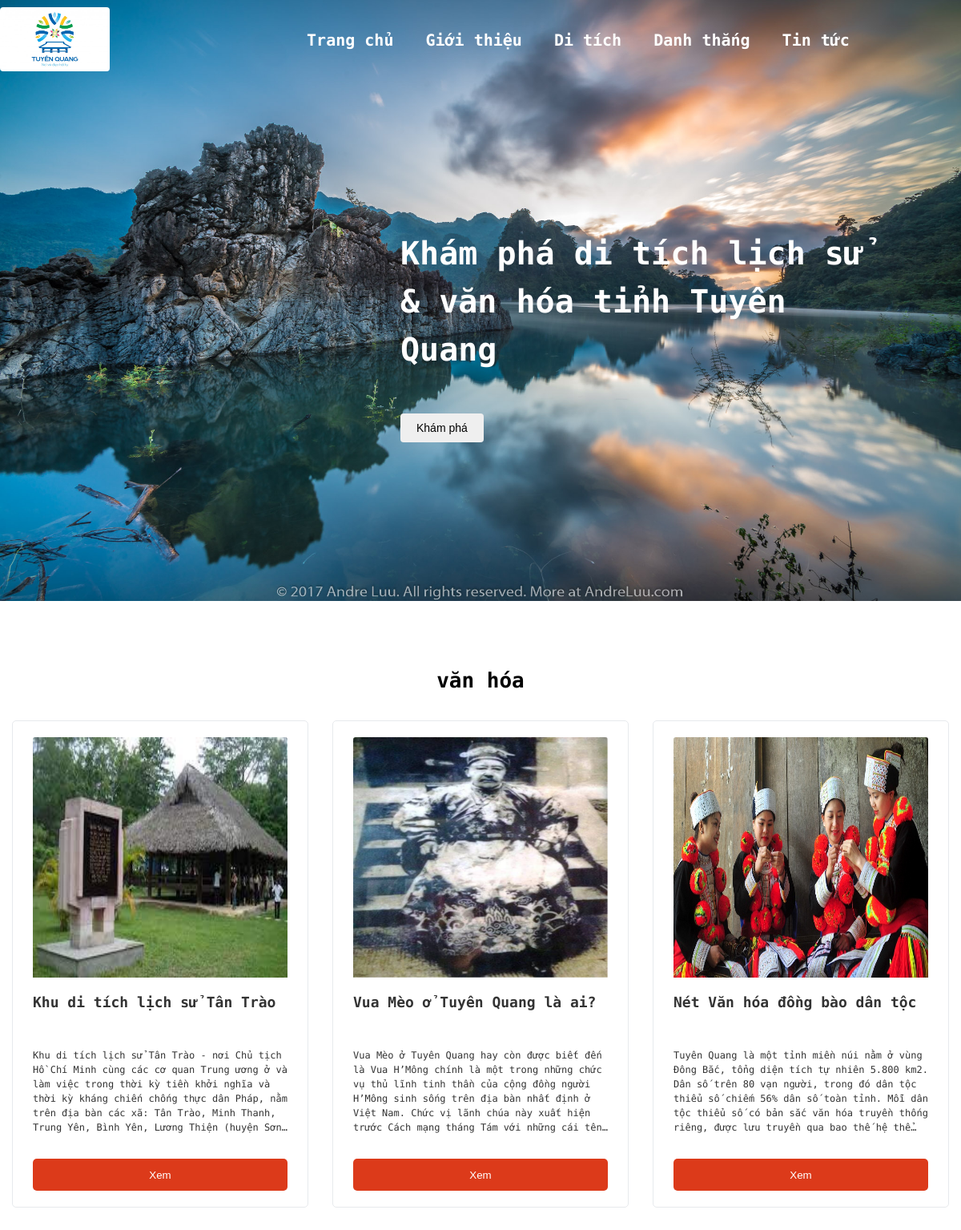
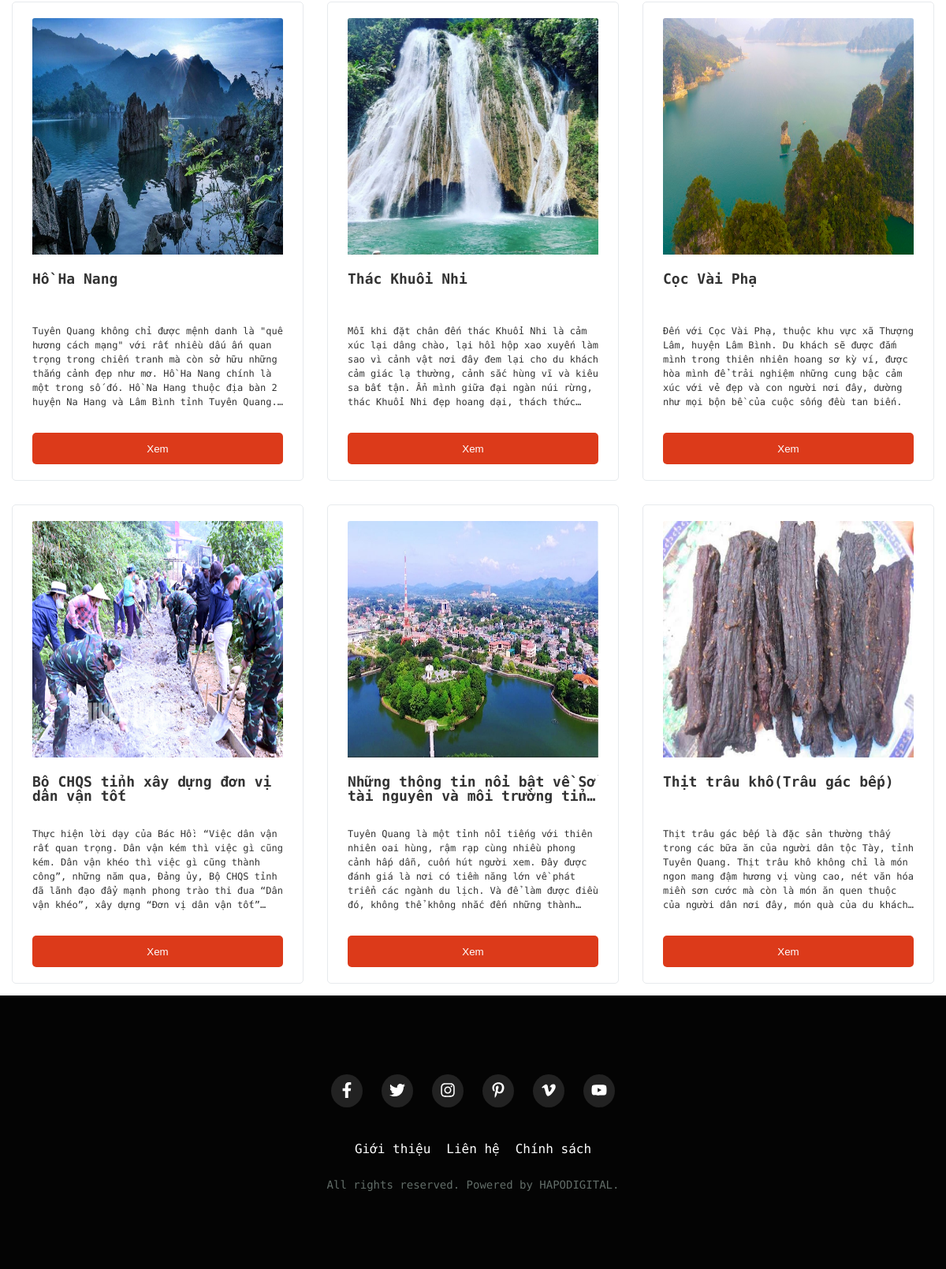
The page / on the database its author committed (2 pictures, top to bottom).
### tables this page shows
CREATE TABLE `category` (
  `id` int(11) NOT NULL,
  `name` varchar(320) NOT NULL
);

CREATE TABLE `products` (
  `id` int(11) NOT NULL,
  `category_id` int(11) NOT NULL,
  `title` varchar(250) NOT NULL,
  `image` varchar(1000) NOT NULL,
  `description` longtext NOT NULL
);

### index.php (the view, shortened to what this page needs)
<?php
require_once("database/connect.php");
require_once('layouts/header.php');
?>
<div class="container">
	<div class="banner">
		<img src="./assets/image/banner1.jpg" alt="" class="banner-img">
		<div class="banner-form-sub">
			<h1 class="banner-title">Khám phá di tích lịch sử & văn hóa tỉnh Tuyên Quang</h1>
			<button class="banner-btn">Khám phá</button>
		</div>
	</div>
	<div class="content">
		<div class="products-row">
			<div class="products">
				<h3 class="category-title">văn hóa</h3>
				<ul class="products-list">
					<?php
					$sql = "SELECT * FROM products";
					$query = mysqli_query($connect, $sql);
					while ($row = mysqli_fetch_assoc($query)) { ?>
						<li class="products-item">
							<div class="products-form">
								<img src="admin/img/<?php echo $row["image"]; ?>" alt="" class="products-img">
								<h4 class="products-title"><?php echo $row["title"]; ?></h4>
								<span class="products-des"><?php echo $row["description"]; ?></span>
								<a href="detail.php?id=<?php echo $row['id']; ?>" style="text-decoration: none;"><button class="products-btn">Xem</button></a>
							</div>
						</li>
					<?php } ?>
				</ul>
			</div>
		</div>
	</div>
</div>
<?php
require_once('layouts/footer.php');
?>

### layouts/header.php (shortened to what this page needs)
<!DOCTYPE html>
<html lang="en">
<head>
    <link rel="stylesheet" href="./assets/css/reset.css">
</head>
<body>
    <div class="main">
        <div class="header">
            <div class="row">
                <div class="logo">
                    <a href="" class="logo-link">
                        <img src="./assets/image/logo.jpg" alt="logo" class="logo_img">
                    </a>
                </div>
                <nav class="navbar">
                    <ul class="navbar-list">
                        <li class="navbar-item">
                            <a href="index.php" class="navbar-link">Trang chủ</a>
                        </li>
                        <li class="navbar-item">
                            <a href="./introduce.php" class="navbar-link">Giới thiệu</a>
                        </li>
                        <?php
                        $sql = "SELECT * FROM category";
                        $query = mysqli_query($connect, $sql);
                        while ($row = mysqli_fetch_assoc($query)) { ?>
                            <li class="navbar-item">
                                <a href="category.php?id=<?php echo $row['id']; ?>" class="navbar-link"><?php echo $row["name"]; ?></a>
                            </li>
                        <?php } ?>
                    </ul>
                </nav>
            </div>
        </div>

### layouts/footer.php (shortened to what this page needs)
<div class="footer">
    <div class="footer-row">
        <div class="footer-contact">
            <ul class="footer-contact-list">
                <li class="footer-contact-item">
                </li>
                <li class="footer-contact-item">
                </li>
                <li class="footer-contact-item">
                </li>
                <li class="footer-contact-item">
                </li>
                <li class="footer-contact-item">
                </li>
                <li class="footer-contact-item">
                </li>
            </ul>
            <ul class="footer-nav-list">
                <li class="footer-nav-item">
                    <a href="" class="footer-nav-link">Giới thiệu</a>
                </li>
                <li class="footer-nav-item">
                    <a href="" class="footer-nav-link">Liên hệ</a>
                </li>
                <li class="footer-nav-item">
                    <a href="" class="footer-nav-link">Chính sách</a>
                </li>
            </ul>
            <span class="footer-sub">All rights reserved. Powered by HAPODIGITAL.</span>
        </div>
    </div>
</div>
</div>
</body>
</html>

### layouts/header.php (style rules this page uses)
* { box-sizing: inherit; }
html { font-size: 62.5%; line-height: 1.6rem; font-family: 'Roboto', sans-serif; font-family: 'Spline Sans Mono', monospace; box-sizing: border-box; }
.header { width: 100%; height: 100px; position: fixed; z-index: 99; }
.row { margin: 0 auto; width: 1400px; height: 100px; display: flex; justify-content: space-between; align-items: center; }
.logo_img { height: 80px; cursor: pointer; border-radius: 4px; }
.navbar-list { display: flex; align-items: center; }
.navbar-item { margin: 0 10px; }
.navbar-link { text-decoration: none; font-size: 2rem; font-weight: 700; color: #fff; padding: 10px; list-style: none; cursor: pointer; }
.footer { width: 100%; background-color: #040404; }
.footer-row { width: 1200px; margin: 0 auto; text-align: center; }
.footer-contact { padding: 50px 0 100px; }
.footer-contact-list { display: flex; justify-content: center; padding-top: 50px; }
.footer-contact-item { padding: 10px 10px; background-color: #222222; border-radius: 50%; margin: 0 12px; cursor: pointer; }
.footer-contact-icon { width: 20px; height: 20px; }
.footer-nav-list { display: flex; justify-content: center; margin-top: 45px; }
.footer-nav-item { margin: 0 10px; }
.footer-nav-link { text-decoration: none; font-size: 1.6rem; color: #fff; font-weight: 500; }
.footer-sub { color: #626d68; font-size: 1.4rem; margin-top: 30px; display: block; }

### index.php (style rules this page uses)
.banner { position: relative; }
.banner-img { width: 100%; height: 750px; }
.banner-form-sub { position: absolute; width: 620px; bottom: 200px; left: 500px; align-items: center; }
.banner-title { font-size: 4rem; line-height: 6rem; font-weight: 600; color: #fff; }
.banner-btn { border: none; padding: 10px 20px; border-radius: 4px; margin-top: 50px; font-size: 1.4rem; cursor: pointer; }
.content { margin-top: 30px; }
.products-row { width: 1200px; margin: 0 auto; }
.category-title { font-size: 2.6rem; font-weight: 600; text-align: center; margin: 84px 0 22px; }
.products-list { display: flex; flex-wrap: wrap; }
.products-item { width: 33.333333%; padding: 15px; }
.products-img { width: 100%; height: 300px; border-top-left-radius: 3px; border-top-right-radius: 3px; }
.products-form { padding: 20px 25px; border: 1px solid #e7eaed; border-radius: 5px; }
.products-title { font-size: 1.8rem; font-weight: 600; color: #333; line-height: 1.8rem; height: 3.6rem; margin: 20px 0px 30px; overflow: hidden; display: block; display: -webkit-box; -webkit-box-orient: vertical; -webkit-line-clamp: 2; text-overflow: ellipsis; }
.products-des { font-size: 1.2rem; color: #333; line-height: 1.8rem; overflow: hidden; display: block; display: -webkit-box; -webkit-box-orient: vertical; -webkit-line-clamp: 6; text-overflow: ellipsis; }
.products-btn { border: none; width: 100%; height: 40px; background-color: #dc3a1a; border-radius: 5px; color: #fff; margin-top: 30px; cursor: pointer; }

### rows shown on the page
category: name "Di tích"
category: name "Danh thắng"
category: name "Tin tức"
products: image (picture), title "Khu di tích lịch sử Tân Trào", description "Khu di tích lịch sử Tân Trào - nơi Chủ tịch Hồ Chí Minh cùng các cơ quan Trung ương ở và làm việc trong thời kỳ tiền khởi nghĩa và thời kỳ kháng chiến chống thực dân Pháp, nằm trên địa bàn các xã: Tân Trào, Minh Thanh, Trung Yên, Bình Yên, Lương Thiện (huyện…"
products: image (picture), title "Vua Mèo ở Tuyên Quang là ai?", description "Vua Mèo ở Tuyên Quang hay còn được biết đến là Vua H’Mông chính là một trong những chức vụ thủ lĩnh tinh thần của cộng đồng người H’Mông sinh sống trên địa bàn nhất định ở Việt Nam. Chức vị lãnh chúa này xuất hiện trước Cách mạng tháng Tám với những cái…"
products: image (picture), title "Nét Văn hóa đồng bào dân tộc", description "Tuyên Quang là một tỉnh miền núi nằm ở vùng Đông Bắc, tổng diện tích tự nhiên 5.800 km2. Dân số trên 80 vạn người, trong đó dân tộc thiểu số chiếm 56% dân số toàn tỉnh. Mỗi dân tộc thiểu số có bản sắc văn hóa truyền thống riêng, được lưu truyền qua bao thế hệ…"
products: image (picture), title "Hồ Ha Nang", description "Tuyên Quang không chỉ được mệnh danh là \"quê hương cách mạng\" với rất nhiều dấu ấn quan trọng trong chiến tranh mà còn sở hữu những thắng cảnh đẹp như mơ. Hồ Ha Nang chính là một trong số đó. Hồ Na Hang thuộc địa bàn 2 huyện Na Hang và Lâm Bình tỉnh Tuyên…"
products: image (picture), title "Thác Khuổi Nhi", description "Mỗi khi đặt chân đến thác Khuổi Nhi là cảm xúc lại dâng chào, lại hồi hộp xao xuyến làm sao vì cảnh vật nơi đây đem lại cho du khách cảm giác lạ thường, cảnh sắc hùng vĩ và kiêu sa bất tận. Ẩn mình giữa đại ngàn núi rừng, thác Khuổi Nhi đẹp hoang dại, thách…"
products: image (picture), title "Cọc Vài Phạ", description "Đến với Cọc Vài Phạ, thuộc khu vực xã Thượng Lâm, huyện Lâm Bình. Du khách sẽ được đắm mình trong thiên nhiên hoang sơ kỳ ví, được hòa mình để trải nghiệm những cung bậc cảm xúc với vẻ đẹp và con người nơi đây, dường như mọi bộn bề của cuộc sống đều tan biến."
products: image (picture), title "Bộ CHQS tỉnh xây dựng đơn vị dân vận tốt", description "Thực hiện lời dạy của Bác Hồ: “Việc dân vận rất quan trọng. Dân vận kém thì việc gì cũng kém. Dân vận khéo thì việc gì cũng thành công”, những năm qua, Đảng ủy, Bộ CHQS tỉnh đã lãnh đạo đẩy mạnh phong trào thi đua “Dân vận khéo”, xây dựng “Đơn vị dân vận…"
products: image (picture), title "Những thông tin nổi bật về Sở tài nguyên và môi trường…", description "Tuyên Quang là một tỉnh nổi tiếng với thiên nhiên oai hùng, rậm rạp cùng nhiều phong cảnh hấp dẫn, cuốn hút người xem. Đây được đánh giá là nơi có tiềm năng lớn về phát triển các ngành du lịch. Và để làm được điều đó, không thể không nhắc đến những…"
products: image (picture), title "Thịt trâu khô(Trâu gác bếp)", description "Thịt trâu gác bếp là đặc sản thường thấy trong các bữa ăn của người dân tộc Tày, tỉnh Tuyên Quang. Thịt trâu khô không chỉ là món ngon mang đậm hương vị vùng cao, nét văn hóa miền sơn cước mà còn là món ăn quen thuộc của người dân nơi đây, món quà của du…"
